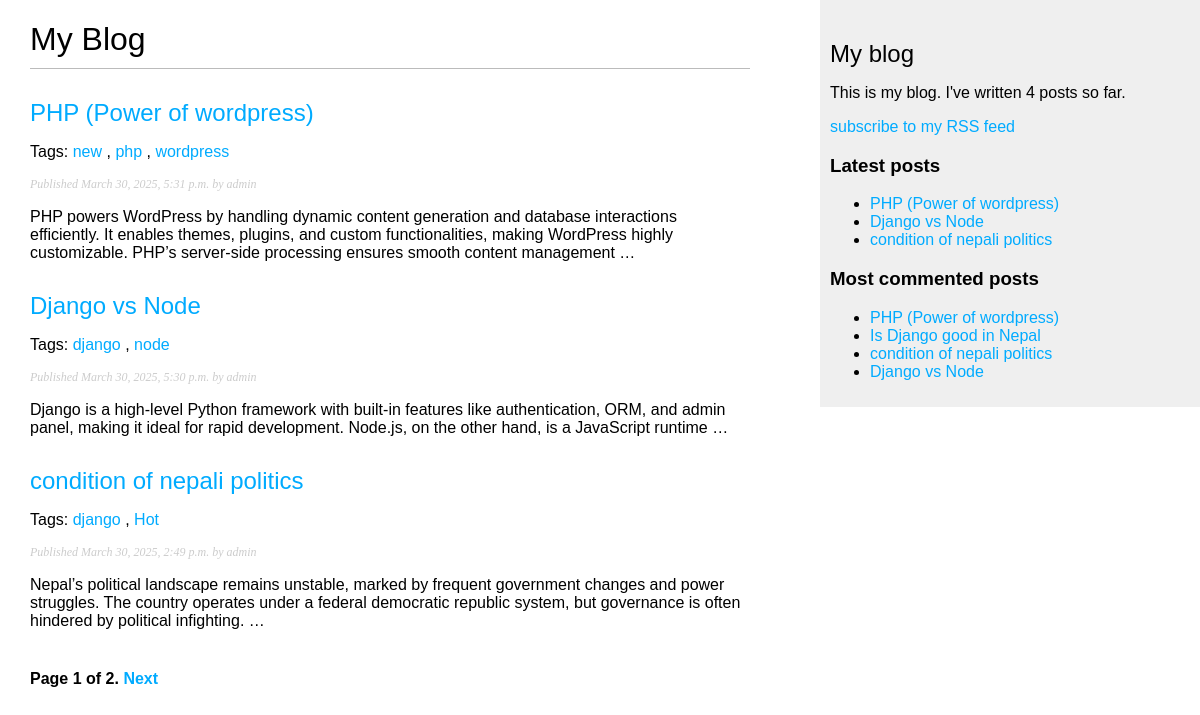
/blog/, run on an earlier commit of the app's database.
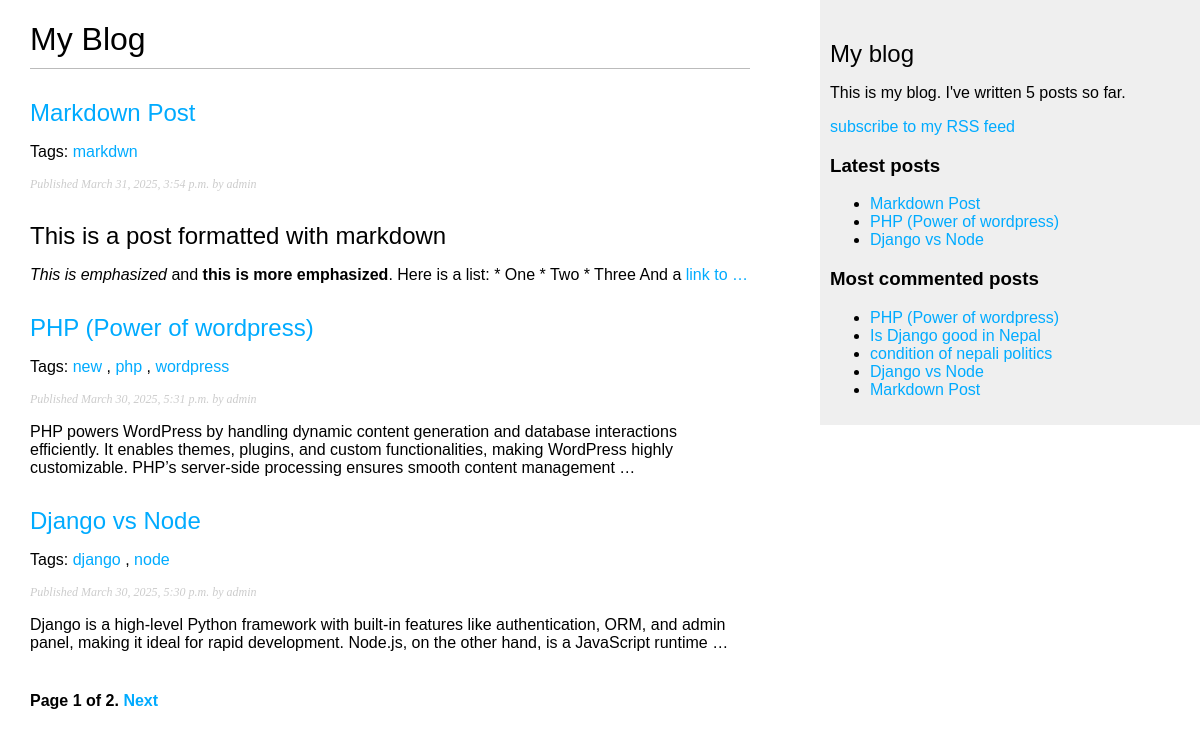
And on a later commit of the database.
### blog/models.py (models this page shows, shortened)
class Post(models.Model):
    class Status(models.TextChoices):
        DRAFT = 'df', 'Draft'
        PUBLISHED = 'pb', 'Published'
    title = models.CharField(max_length=250)
    slug = models.SlugField(max_length=250,unique_for_date = 'publish')
    author = models.ForeignKey(
        settings.AUTH_USER_MODEL,
        on_delete=models.CASCADE,
        related_name='blog_posts'
    )
    body = models.TextField()
    publish = models.DateTimeField(default=timezone.now)
    created = models.DateTimeField(auto_now_add=True)
    updated = models.DateTimeField(auto_now=True)
    status = models.CharField(
        max_length=2,
        choices = Status,
        default=Status.DRAFT
    )
    tags = TaggableManager()
    objects = models.Manager()
    published = PublishedManager()
    class Meta:
        ordering = ['-publish']
        indexes = [
            models.Index(fields=['-publish'])
        ]
    def get_absolute_url(self):
        return reverse(
            'blog:post_detail',
            args=[
                self.publish.year,
                self.publish.month,
                self.publish.day,
                self.slug
            ]
        )

### blog/views.py (the view)
# urls.py: path('',views.post_list,name='post_list'),
def post_list(request,tag_slug=None):
    post_list = Post.published.all()
    tag = None
    if tag_slug:
        tag = get_object_or_404(Tag,slug = tag_slug)
        post_list = post_list.filter(tags__in=[tag])
    paginator = Paginator(post_list,3)
    page_number = request.GET.get('page',1)
    posts = paginator.get_page(page_number)
    return render(request, 'blog/post/list.html', {'posts': posts,'tag':tag})

### blog/models.py (called while the page is built)
    def get_queryset(self):
        return super().get_queryset().filter(status = Post.Status.PUBLISHED)

### blog/templatetags/blog_tags.py (called while the page is built)
@register.simple_tag
def total_posts():
    return Post.published.count()

@register.inclusion_tag('blog/post/latest_posts.html')
def show_latest_posts(count=5):
    latest_posts = Post.published.order_by('-publish')[:count]
    return {'latest_posts': latest_posts}

@register.simple_tag
def get_most_commented_posts(count=5):
    return Post.published.annotate(
        total_comments = Count('comments')
    ).order_by('-total_comments')[:count]

@register.filter(name='markdown')
def markdown_format(text):
    return mark_safe(markdown.markdown(text))

### blog/templates/blog/post/list.html (shortened to what this page needs)
{% extends "blog/base.html" %}
{% load blog_tags %}
{% block content %}
  <h1>My Blog</h1>
  {% for post in posts %}
    <h2>
      <a href="{{ post.get_absolute_url}}">
        {{ post.title }}
      </a>
    </h2>
    <p class="tags">
      Tags:
      {% for tag in post.tags.all %}
        <a href="{% url 'blog:post_list_by_tag' tag.slug %}">
          {{ tag.name }}
        </a>{% if not forloop.last %}, {% endif %}
      {% endfor %}
    </p>
    <p class="date">
      Published {{ post.publish }} by {{ post.author }}
    </p>
    {{ post.body|markdown|truncatewords:30|linebreaks }}
  {% endfor %}
  {% include "pagination.html" with page=posts %}
{% endblock %}

### blog/templates/blog/base.html (shortened to what this page needs)
{% load blog_tags %}
{% load static %}
<!DOCTYPE html>
<html>
<head>
  <link href="{% static 'css/blog.css' %}" rel="stylesheet">
</head>
<body>
  <div id="content">
    {% block content %}
    {% endblock %}
  </div>
  <div id="sidebar">
    <h2>My blog</h2>
    <p>
      This is my blog.
      I've written {% total_posts %} posts so far.
    </p>
    <p>
      <a href="{% url 'blog:post_feed' %}">
        subscribe to my RSS feed
      </a>
    </p>
    <h3>Latest posts</h3>
    {% show_latest_posts 3 %}
    <h3>Most commented posts</h3>
    {% get_most_commented_posts as most_commented_posts %}
    <ul>
      {% for post in most_commented_posts %}
      <li>
        <a href="{{post.get_absolute_url}}">{{post.title}}</a>
      </li>
      {% endfor %}
    </ul>
  </div>
</body>
</html>

### blog/templates/pagination.html (shortened to what this page needs)
<div class="pagination">
  <span class="step-links">
    <span class="current">
      Page {{ page.number }} of {{ page.paginator.num_pages }}.
    </span>
    {% if page.has_next %}
    <a href="?page={{ page.next_page_number }}">Next</a>
    {% endif %}
  </span>
</div>

### blog/templates/blog/post/latest_posts.html
<ul>
    {% for post in latest_posts %}
    <li>
        <a href="{{post.get_absolute_url}}">{{post.title}}</a>
    </li>
    {% endfor %}
</ul>

### blog/static/css/blog.css (style rules this page uses)
body { margin: 0; padding: 0; font-family: Arial, Helvetica, sans-serif; }
a { color: #00abff; text-decoration: none; }
h1 { font-weight: normal; border-bottom: 1px solid #bbb; padding: 0 0 10px 0; }
h2 { font-weight: normal; margin: 30px 0 0; }
#content { float: left; width: 60%; padding: 0 0 0 30px; }
#sidebar { float: right; width: 30%; padding: 10px; background: #efefef; height: 100%; }
p.date { color: #ccc; font-family: georgia, serif; font-size: 12px; font-style: italic; }
.pagination { margin: 40px 0; font-weight: bold; }

What changed in the data, as far as the page shows it:
no longer on one of the page's lists (row unchanged): Post: title "condition of nepali politics", publish "March 30, 2025, 2:49 p.m.", author "admin", body "Nepal’s political landscape remains unstable, marked by frequent government changes and power struggles. The country operates under a federal democratic republic system, but governance is often hindered by political infighting. …"
added Post: title "Markdown Post", publish "March 31, 2025, 3:54 p.m.", author "admin", body "This is a post formatted with markdown This is emphasized and this is more emphasized . Here is a list: * One * Two * Three And a link to …"
added Tag: name "markdwn", shown under "Markdown Post"
computed for Post "condition of nepali politics": loses Tag (name "Hot"); loses Tag (name "django")
Also different on the page:
text no longer shown: "4"
text now shown: "5"
